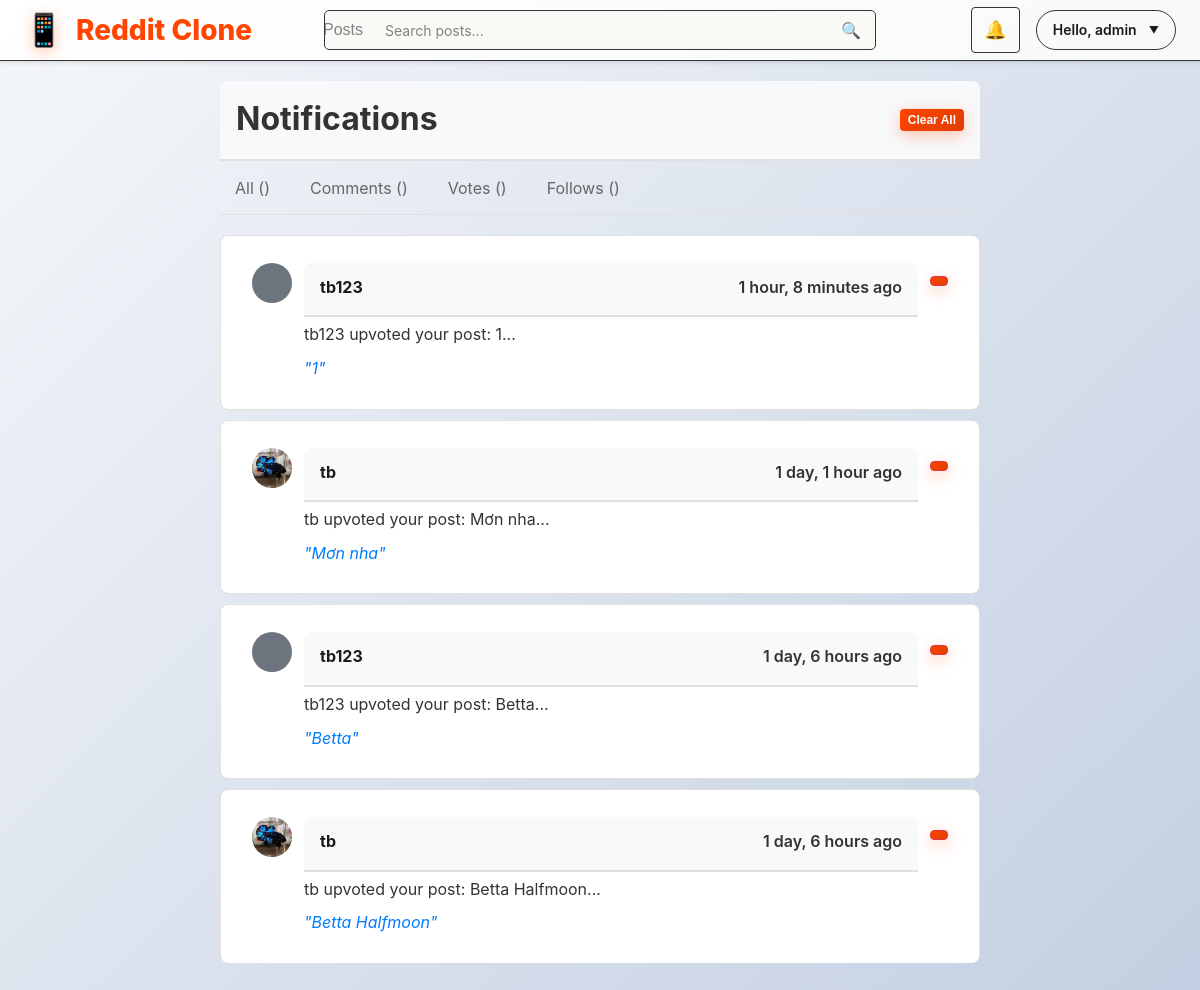
The app's page /notifications/ (signed in) with its own data.
### posts/models.py (models this page shows, shortened)
class Notification(models.Model):
    NOTIFICATION_TYPES = [
        ('comment', 'Comment'),
        ('vote', 'Vote'),
        ('follow', 'Follow'),
        ('mention', 'Mention'),
    ]
    recipient = models.ForeignKey(User, on_delete=models.CASCADE, related_name='notifications')
    sender = models.ForeignKey(User, on_delete=models.CASCADE, related_name='sent_notifications')
    notification_type = models.CharField(max_length=20, choices=NOTIFICATION_TYPES)
    message = models.TextField()
    post = models.ForeignKey('Post', on_delete=models.CASCADE, null=True, blank=True)
    comment = models.ForeignKey('Comment', on_delete=models.CASCADE, null=True, blank=True)
    is_read = models.BooleanField(default=False)
    created_at = models.DateTimeField(auto_now_add=True)
    read_at = models.DateTimeField(null=True, blank=True)
    class Meta:
        ordering = ['-created_at']
        indexes = [
            models.Index(fields=['recipient', 'is_read']),
            models.Index(fields=['created_at']),
        ]

class Post(models.Model):
    title        = models.CharField(max_length=255)
    content      = models.TextField(blank=True)
    image        = models.ImageField(upload_to='post_images/', blank=True, null=True)
    author       = models.ForeignKey(User, on_delete=models.CASCADE)
    community    = models.ForeignKey(Community, on_delete=models.CASCADE,
                                     null=True, blank=True,
                                     )
    tags         = models.ManyToManyField(Tag, blank=True, related_name='posts')
    created_at   = models.DateTimeField(auto_now_add=True)

class Profile(models.Model):
    user = models.OneToOneField(User, on_delete=models.CASCADE)
    avatar = models.ImageField(upload_to='avatars/', blank=True, null=True)
    bio = models.TextField(blank=True)

### posts/views.py (the view)
# urls.py: path('notifications/', views.notifications_view, name='notifications'),
@login_required
def notifications_view(request):
    notifications = Notification.objects.filter(recipient=request.user).order_by('-created_at')
    notifications.update(is_read=True)
    paginator = Paginator(notifications, 20)
    page_number = request.GET.get('page')
    page_obj = paginator.get_page(page_number)
    return render(request, 'posts/notifications.html', {'notifications': page_obj})

### posts/templates/posts/notifications.html (shortened to what this page needs)
{% extends 'posts/base.html' %}
{% block content %}
<div class="notification-page">
    <div class="notification-header">
        <h1>Notifications</h1>
        <div class="notification-actions">
            <form method="post" action="{% url 'posts:clear_all_notifications' %}" style="display: inline;">
                <button type="submit" class="btn btn-danger btn-sm" onclick="return confirm('Are you sure you want to clear all notifications?')">
                    Clear All
                </button>
            </form>
        </div>
    </div>
    <div class="notification-filters">
        <a href="{% url 'posts:notifications' %}" class="filter-tab {% if filter_type == 'all' %}active{% endif %}">
            All ({{ filter_counts.all }})
        </a>
        <a href="{% url 'posts:notifications' %}?type=comment" class="filter-tab {% if filter_type == 'comment' %}active{% endif %}">
            Comments ({{ filter_counts.comment }})
        </a>
        <a href="{% url 'posts:notifications' %}?type=vote" class="filter-tab {% if filter_type == 'vote' %}active{% endif %}">
            Votes ({{ filter_counts.vote }})
        </a>
        <a href="{% url 'posts:notifications' %}?type=follow" class="filter-tab {% if filter_type == 'follow' %}active{% endif %}">
            Follows ({{ filter_counts.follow }})
        </a>
    </div>
    <div class="notifications-container">
        {% for notification in notifications %}
            <div class="notification-item {% if not notification.is_read %}unread{% endif %}">
                <div class="notification-content">
                    <div class="notification-avatar">
                        {% if notification.sender.profile.avatar %}
                            <img src="{{ notification.sender.profile.avatar.url }}" alt="{{ notification.sender.username }}" class="avatar">
                        {% else %}
                            <div class="avatar-placeholder">
                            </div>
                        {% endif %}
                    </div>
                    <div class="notification-body">
                        <div class="notification-header">
                            <strong>{{ notification.sender.username }}</strong>
                            <span class="notification-time">{{ notification.created_at|timesince }} ago</span>
                        </div>
                        <div class="notification-message">
                            {{ notification.message }}
                        </div>
                        {% if notification.post %}
                            <div class="notification-post">
                                <a href="{% url 'posts:post_detail' notification.post.pk %}" class="post-link">
                                    "{{ notification.post.title|truncatechars:60 }}"
                                </a>
                            </div>
                        {% endif %}
                    </div>
                    <div class="notification-actions">
                        <form method="post" action="{% url 'posts:delete_notification' notification.id %}" style="display: inline;">
                            <button type="submit" class="btn btn-sm btn-outline-danger" onclick="return confirm('Delete this notification?')">
                            </button>
                        </form>
                    </div>
                </div>
            </div>
        {% empty %}
            <div class="no-notifications">
                <i class="fas fa-bell-slash"></i>
                <p>No notifications found.</p>
            </div>
        {% endfor %}
    </div>
</div>
{% endblock %}

### posts/templates/posts/base.html (shortened to what this page needs)
{% load static %}
<!DOCTYPE html>
<html lang="en">
<head>
  <link rel="stylesheet" href="{% static 'posts/css/style.css' %}">
</head>
<body>
  <header class="header">
    <div class="header-content">
      <a class="logo" href="{% url 'posts:post_list' %}">
        <span class="logo-icon">📱</span>
        Reddit Clone
      </a>
      <div class="unified-search">
        <div class="search-container">
          <form class="search-form" id="searchForm" method="get">
            <button type="button" class="search-type-selector" id="searchTypeSelector">
              <span id="searchTypeText">Posts</span>
            </button>
            <input type="text" class="search-input" id="searchInput"
                  placeholder="Search posts..."
                  value="{{ request.GET.q|default:'' }}"
                  name="q">
            <button type="submit" class="search-btn">🔍</button>
          </form>
        </div>
      </div>
      <nav class="nav-right">
        {% if user.is_authenticated %}
          <div class="dropdown position-relative">
            <a href="#" class="notification-toggle position-relative nav-btn">
                🔔
            </a>
          </div>
          <div class="user-menu" id="userMenu">
            <div class="user-greeting">Hello, {{ user.username }}</div>
          </div>
        {% else %}
          <a href="{% url 'login' %}" class="nav-btn">Log In</a>
          <a href="{% url 'posts:register' %}" class="nav-btn">Sign Up</a>
        {% endif %}
      </nav>
    </div>
  </header>
  <main class="main-content">
    <div class="container">
      {% block content %}{% endblock %}
    </div>
  </main>
</body>
</html>

### posts/static/posts/css/style.css (style rules this page uses)
* { margin: 0; padding: 0; box-sizing: border-box; }
body { background: linear-gradient(135deg, #f5f7fa 0%, #c3cfe2 100%); font-family: -apple-system, BlinkMacSystemFont, "Segoe UI", Roboto, Oxygen-Sans, Ubuntu, Cantarell, "Helvetica Neue", sans-serif; line-height: 1.6; color: #1a1a1b; min-height: 100vh; }
.header { background: linear-gradient(135deg, #ffffff 0%, #f8f9fa 100%); border-bottom: 1px solid #343536; position: sticky; top: 0; z-index: 1000; box-shadow: 0 2px 4px rgba(0,0,0,0.1); }
.header-content { max-width: 1400px; margin: 0 auto; padding: 0 24px; display: grid; grid-template-columns: 1fr 2fr 1fr; align-items: center; height: 60px; gap: 24px; }
.logo { color: #ff4500; font-size: 28px; font-weight: 800; text-decoration: none; display: flex; align-items: center; justify-self: start; transition: all 0.3s cubic-bezier(0.4, 0, 0.2, 1); position: relative; }
.logo-icon { margin-right: 12px; font-size: 32px; filter: drop-shadow(0 4px 8px rgba(255,69,0,0.3)); transition: all 0.3s ease; }
.search-form { position: relative; display: flex; align-items: center; background-color: rgb(250, 249, 246); border: 1px solid #343536; border-radius: 5px; overflow: hidden; transition: border-color 0.2s ease, box-shadow 0.2s ease; justify-self: center; width: 100%; max-width: 600px; height: 40px; }
.search-form input { flex: 1; padding: 8px 16px; border: none; outline: none; font-size: 14px; background: transparent; color: #1c1c1c; font-weight: 400; font-family: inherit; }
.search-form input::placeholder { color: #818384; font-weight: 400; }
.search-form button { background: transparent; border: none; padding: 0; width: 40px; height: 40px; cursor: pointer; color: #818384; font-size: 16px; display: flex; align-items: center; justify-content: center; transition: all 0.2s ease; border-radius: 4px; margin-right: 4px; }
.nav-right { display: flex; align-items: center; gap: 16px; justify-self: end; }
.nav-btn { color: #1a1a1b; text-decoration: none; padding: 8px 16px; border-radius: 20px; font-size: 14px; font-weight: 600; transition: all 0.2s ease; white-space: nowrap; border: 1px solid #343536; background: transparent; }
.user-menu { position: relative; display: inline-block; cursor: pointer; }
.user-menu .user-greeting { color: #1a1a1b; font-size: 14px; font-weight: 600; padding: 8px 16px; border-radius: 20px; transition: all 0.2s ease; display: flex; align-items: center; gap: 8px; border: 1px solid #343536; background: transparent; }
.user-menu .user-greeting::after { content: "▼"; font-size: 10px; transition: transform 0.3s ease; margin-left: 4px; }
.btn { background: linear-gradient(135deg, #ff4500 0%, #e03d00 100%); color: white; border: none; padding: 12px 24px; border-radius: 25px; font-size: 14px; font-weight: 600; cursor: pointer; text-decoration: none; display: inline-block; transition: all 0.3s ease; box-shadow: 0 4px 16px rgba(255,69,0,0.3); }
.notification-toggle { position: relative; display: inline-block; padding: 8px 12px; text-decoration: none; font-size: 18px; color: #333; border-radius: 4px; transition: background-color 0.2s; }
.notification-header { padding: 12px 16px; border-bottom: 1px solid #dee2e6; background-color: #f8f9fa; font-weight: 600; display: flex; justify-content: space-between; align-items: center; border-radius: 8px 8px 0 0; }
.notification-header span { font-size: 16px; color: #333; }
.notification-item { padding: 12px 16px; border-bottom: 1px solid #f8f9fa; text-decoration: none; color: inherit; display: block; transition: background-color 0.2s; }
.notification-item:last-child { border-bottom: none; }
.notification-content { flex-grow: 1; min-width: 0; }
.notification-time { color: #6c757d; font-size: 0.75rem; }
.search-type-selector { position: relative; overflow: hidden; }
.search-type-selector::before { content: ''; position: absolute; top: 0; left: -100%; width: 100%; height: 100%; background: linear-gradient(90deg, transparent, rgba(255,255,255,0.2), transparent); transition: left 0.5s; }

### records on screen
Notification: sender.username "tb123", created_at "1 hour, 8 minutes", message "tb123 upvoted your post: 1...", post "1"
Notification: sender.profile.avatar (picture), sender.username "tb", created_at "1 day, 1 hour", message "tb upvoted your post: Mơn nha...", post "Mơn nha"
Notification: sender.username "tb123", created_at "1 day, 6 hours", message "tb123 upvoted your post: Betta...", post "Betta"
Notification: sender.profile.avatar (picture), sender.username "tb", created_at "1 day, 6 hours", message "tb upvoted your post: Betta Halfmoon...", post "Betta Halfmoon"

### other values on screen
{{ user.username }} "admin"
